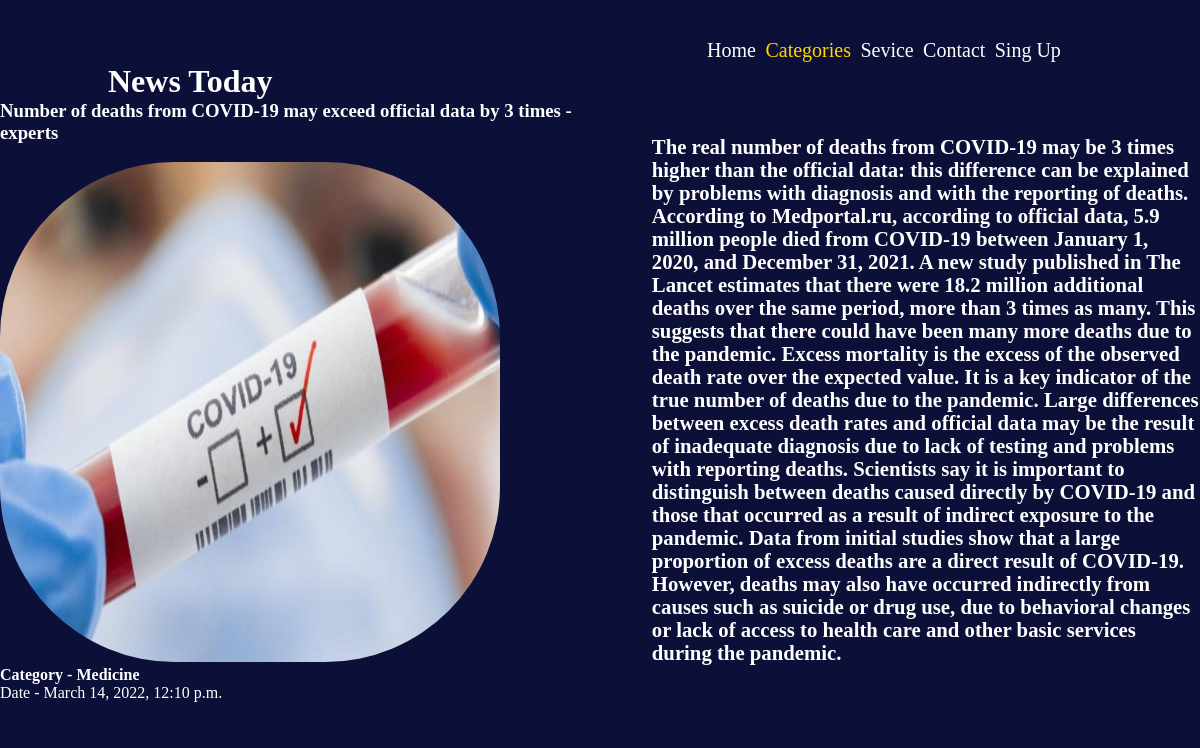
The app's page /post/number-of-deaths-from-covid-19-may-exceed-official-data-by-3-times-experts-4/ with its own data.
### polls/models.py (models this page shows, shortened)
class News(models.Model):
	category = models.ForeignKey(Categories,on_delete=models.CASCADE, verbose_name='Main Category', related_name='main')
	aditional_category = models.ManyToManyField(Categories,blank=True,verbose_name='Aditional Category',related_name='aditional')
	name = models.CharField(max_length=300)
	slug = models.SlugField(max_length=350,unique=True)
	text = models.TextField(max_length=10000)
	date = models.DateTimeField(auto_now=True)
	photo = models.ImageField(upload_to='photos')
	public = models.BooleanField(default=True)
	class Meta:
		verbose_name = 'News'
		verbose_name_plural = 'Posts'

class Categories(models.Model):
	name = models.CharField(max_length=100)
	slug = models.SlugField(max_length=150)
	public = models.BooleanField(default=True)
	def __str__(self):
		return f"{self.name}"
	class Meta:
		verbose_name = 'Category'
		verbose_name_plural = 'Categories'

### polls/views.py (the view)
# urls.py: path('post/<slug:slug>/',NewsDetailView.as_view(), name = 'post'),
class NewsDetailView(Categories,DetailView):
	model = News
	template_name = 'post.html'
	context_object_name = 'News'
	def get_context_data(self, *, object_list=None, **kwargs):
		context = super().get_context_data(**kwargs)
		context['cat'] = Categories.objects.all()
		context['title'] = str(context['News'].name)
		return context

### templates/post.html (shortened to what this page needs)
<!DOCTYPE html>
{% load static %}
<html lang="en">
<head>
	<link rel="stylesheet" href="{% static 'css/style.css' %}">
</head>
<body style="background: #0C0F38;">
	<header>
		<div class="text">
			<h1><a href="{% url 'news'%}" class="texto">News Today</a></h1>
		</div>
		<div class="main">
			<ul>
				<li><a href="{% url 'news'%}" style="color: unset;">Home</a></li>
				<li><a href="{% url 'cat' %}" style="color: gold;">Categories</a></li>
				<li><a href="#">Sevice</a></li>
				<li><a href="#">Contact</a></li>
				<li><a href="#">Sing Up</a></li>
			</ul>
		</div>
	</header>
	<div class="container"><br>
		<div class="conto">
			<h3 class="name">{{News.name}}</h3><br>
			<img src="{{News.photo.url}}" height="500px" alt="">
			<h4>Category - {{News.category}}</h4>
			<p>Date - {{News.date}}</p><br>
		</div>
		<div class="textik">
			<h5>{{News.text}}</h5>
		</div>
	</div>
</body>
</html>

### static/css/style.css (style rules this page uses)
* { margin: 0; box-sizing: border-box; }
header { width: 100%; height: 100px; background: #0C0F38; color: white; display: flex; }
.text { width: 50%; height: 100%; display: flex; margin-left: 9%; align-items: flex-end; }
.text h1 { cursor: pointer; }
.main { width: 80%; height: 100%; font-size: 20px; display: flex; align-items: center; justify-content: center; z-index: 3; }
.main ul { width: 60%; display: flex; justify-content: space-around; }
.main li:first-child a { color: gold; }
.main li { list-style-type: none; }
.main a { color: white; text-decoration: none; transition: .5s; }
.texto { text-decoration: none; color: white; }
.textik { width: 50%; height: 100%; display: flex; margin-left: 6%; margin-top: 3%; font-size: 25px; align-items: flex-end; }
.container { height: 100%; background: #0C0F38; color: white; display: flex; }
.container h4,p { margin: auto; }
.container img { border-radius: 35%; width: 500px; height: 500px; }

### records on screen
News: name "Number of deaths from COVID-19 may exceed official data by 3 times - experts", photo (picture), category "Medicine", date "March 14, 2022, 12:10 p.m.", text "The real number of deaths from COVID-19 may be 3 times higher than the official data: this difference can be explained by problems with diagnosis and with the reporting of deaths. According to Medportal.ru, according to official data, 5.9 million people died from COVID-19 between January 1, 2020, and December 31, 2021. A new study published in The Lancet estimates that there were 18.2 million additional deaths over the same period, more than 3 times as many. This suggests that there could have been many more deaths due to the pandemic. Excess mortality is the excess of the observed death rate over the expected value. It is a key indicator of the true number of deaths due to the pandemic.…"
